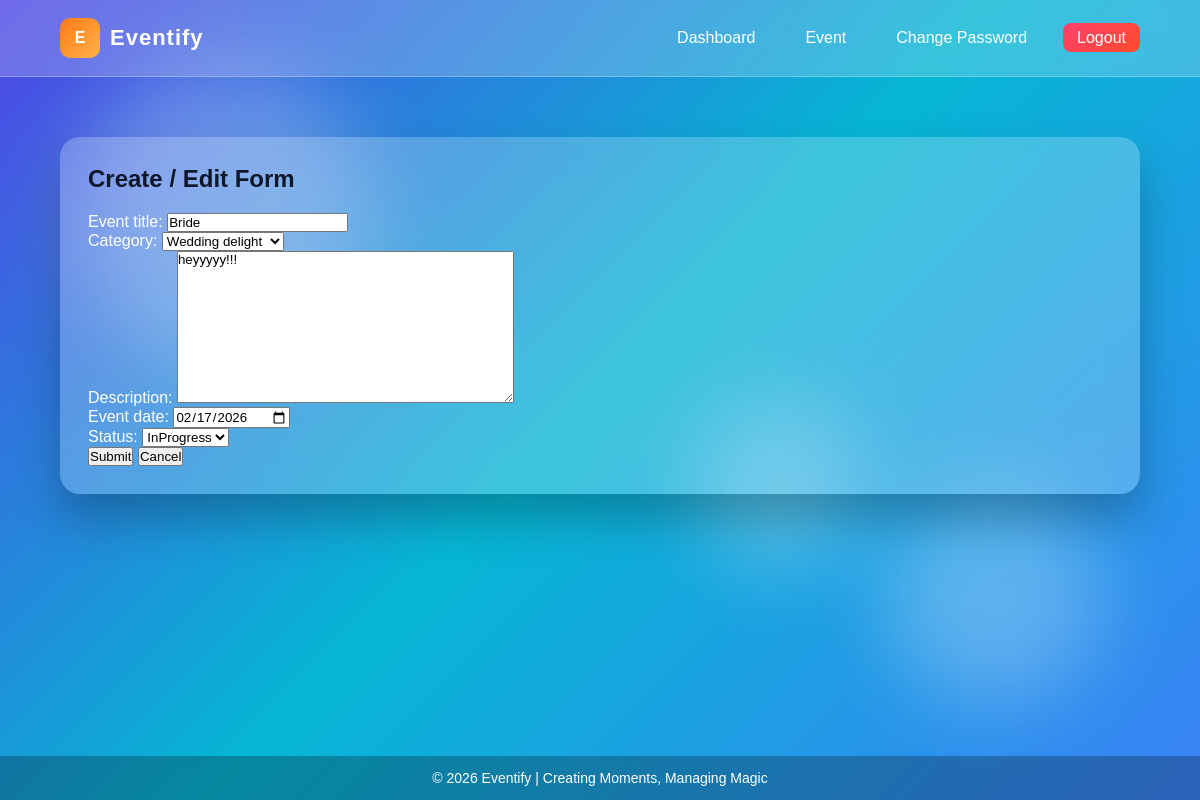
Page /editevent/2/ on the committed database.
### event/models.py (models this page shows, shortened)
class EventModel(models.Model):
    event_title=models.CharField(max_length=100,null=True)
    category=models.ForeignKey(CategoryModel,on_delete=models.CASCADE,null=True)
    description=models.TextField(null=True)
    event_date=models.DateField(null=True)
    STATUS=[
        ('NotStarted','NotStarted'),
        ('InProgress','InProgress'),
        ('Completed','Completed'),
    ]
    status=models.CharField(choices=STATUS,max_length=100,null=True)
    created_by=models.ForeignKey(EventUserModel,on_delete=models.CASCADE,null=True)

### event/views.py (the view, shortened to what this page needs)
# urls.py: path('editevent/<int:id>/', editeventPage, name="editevent"),
def editeventPage(request, id):
    data=EventModel.objects.get(id=id)
    event_form=EventForm(instance=data)
    context={
        'event_form':event_form,
        'data':data
    }
    return render(request, "event/editevent.html", context)

### event/forms.py
class EventForm(forms.ModelForm):
    class Meta:
        model=EventModel
        fields= '__all__'
        exclude=['created_by']
        widgets={
            'event_date':forms.DateInput(attrs={'type':'date'})
        }

### event/models.py (called while the page is built)
    def __str__(self):
        return self.name

### event/templates/event/editevent.html (shortened to what this page needs)
{% extends 'master/base.html' %}
{% block body %}
        <div class="card">
            <h2>Create / Edit Form</h2>
            <form method="POST">
                {{event_form.as_p}}
                <button class="btn btn-primary">Submit</button>
                <button class="btn btn-secondary" type="reset">Cancel</button>
            </form>
        </div>
{% endblock body %}

### event/templates/master/base.html (style rules this page uses)
* { margin:0; padding:0; box-sizing:border-box; font-family:'Poppins',sans-serif; }
body { min-height:100vh; background: linear-gradient(135deg,#4f46e5,#06b6d4,#3b82f6); color:#ffffff; overflow-x:hidden; display:flex; flex-direction:column; }
.card { background:rgba(255,255,255,0.22); backdrop-filter:blur(18px); border-radius:20px; padding:28px; box-shadow:0 25px 45px rgba(0,0,0,0.25); animation:fadeIn .4s ease; }
.card h2 { margin-bottom:20px; font-size:24px; color:#0f172a; }

### rows in the picture
EventModel: event_title "Bride", category "Wedding delight", description "heyyyyy!!!", event_date "02/17/2026", status "InProgress"
